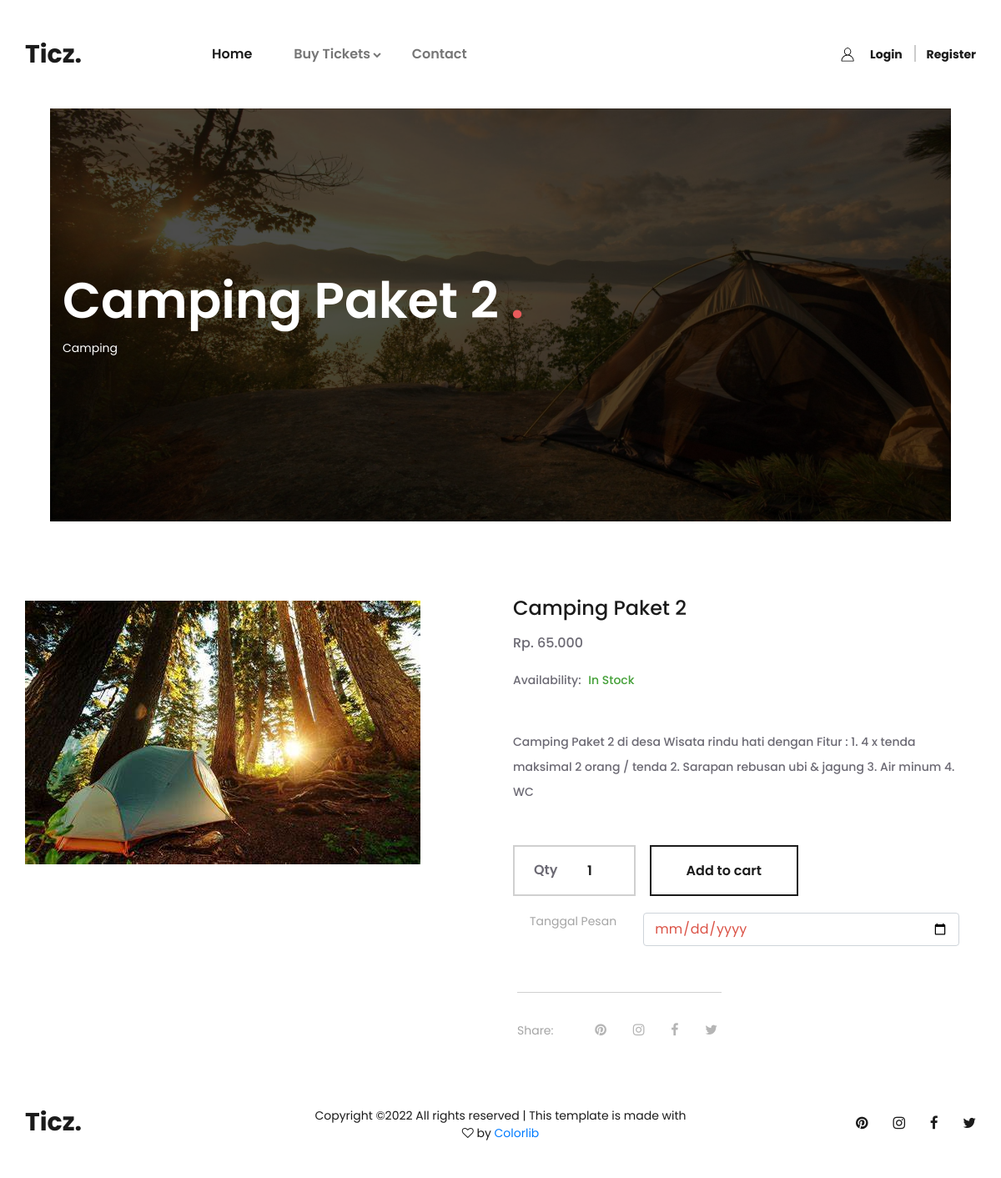
The app's page /tickets/regular?ticket=18 with its own data.
### tables this page shows
CREATE TABLE `mr_tickets` (
  `mrt_id` int(11) NOT NULL,
  `mrt_nama` varchar(255) DEFAULT NULL,
  `mrt_harga` varchar(255) DEFAULT NULL,
  `mrt_gambar` varchar(255) DEFAULT NULL,
  `mrt_desc` varchar(255) DEFAULT NULL,
  `mrt_stok` int(75) DEFAULT NULL,
  `mrt_created_date` datetime DEFAULT CURRENT_TIMESTAMP,
  `kategori` varchar(255) NOT NULL
);

### application/controllers/tickets.php (called while the page is built, shortened)
<?php
class tickets extends CI_Controller {
	function regular()
	{
		$data['tiket']  = $this->m_ticz->get_data_where('mr_tickets', ['mrt_id' => $_GET['ticket']])->row_array();
		$this->load->view('header');
		$this->load->view('regular', $data);
		$this->load->view('footer');
	}
}

### index.php (called while the page is built, shortened)
<?php
require_once BASEPATH.'core/CodeIgniter.php';

### application/models/m_ticz.php (called while the page is built, shortened)
<?php
class m_ticz extends CI_Model{
    public function get_data_where($table, $where)
	{
		return $this->db->get_where($table, $where);
	}
}
?>

### application/views/regular.php (the view, shortened to what this page needs)
<link rel="stylesheet" type="text/css" href="<?=base_url().'assets/frontend/styles/product.css'?>">
<link rel="stylesheet" type="text/css" href="<?=base_url().'assets/frontend/styles/product_responsive.css'?>">
	<div class="home">
		<div class="home_container">
			<?php if ($tiket['kategori'] == "Camping"): ?>
			<div class="home_background" style="background-image:url(<?=base_url().'assets/frontend/images/camp.jpg'?>)"></div>
			<?php elseif ($tiket['kategori'] == "Waterfall"): ?>
			<div class="home_background" style="background-image:url(<?=base_url().'assets/frontend/images/Waterfall.jpg'?>)"></div>
			<?php elseif ($tiket['kategori'] == "Glamping"): ?>
			<div class="home_background" style="background-image:url(<?=base_url().'assets/frontend/images/camp.jpg'?>)"></div>
			<?php elseif ($tiket['kategori'] == "Tubing"): ?>
			<div class="home_background" style="background-image:url(<?=base_url().'assets/frontend/images/Tubing.jpg'?>)"></div>
			<?php endif ?>
			<div class="home_background" style="background:rgba(0,0,0,0.7);"></div>
			<div class="home_content_container">
				<div class="container">
					<div class="row">
						<div class="col">
							<div class="home_content">
								<div class="home_title"><?php echo $tiket["mrt_nama"] ?><span>.</span></div>
								<div class="home_text"><p><?php echo $tiket["kategori"] ?></p></div>
							</div>
						</div>
					</div>
				</div>
			</div>
		</div>
	</div>
	<div class="product_details">
		<div class="container">
			<div class="row details_row">
				<div class="col-lg-6">
					<div class="details_image">
						<div class="details_image_large"><img src="<?=base_url().'assets/frontend/images/'.$tiket["mrt_gambar"] ?>" alt=""></div>
					</div>
				</div>
				<div class="col-lg-6">
					<div class="details_content">
						<div class="details_name"><?php echo $tiket["mrt_nama"] ?></div>
						<div class="details_price">Rp. <?php echo number_format($tiket['mrt_harga'],0,',','.')  ?></div>
						<div class="in_stock_container">
							<div class="availability">Availability:</div>
							<?php if ($tiket['mrt_stok'] < 0): ?>
							<span class="text-danger">Out Stock</span>
							<?php else: ?>
							<span>In Stock</span>
							<?php endif ?>
						</div>
						<div class="details_text">
							<p><?php echo $tiket["mrt_desc"] ?></p>
						</div>
						<form action="<?=base_url(). 'tickets/addtocart/'?>" method="post">
						<div class="product_quantity_container">
							<div class="product_quantity clearfix">
								<span>Qty</span>
								<input id="quantity_input" name="qty_cart" type="text" pattern="[0-9]*" value="1">
								<div class="quantity_buttons">
								</div>
							</div>
							<button type="submit" style="margin: 0;padding: 0;background: rgba(0,0,0,0);border:0;"><div class="button cart_button"><span>Add to cart</span></div></button>
						</div>
						 <div class="card-body card-block">
                                        <form action="" method="post" enctype="multipart/form-data" class="form-horizontal">
                                            <div class="row form-group">
                                                <div class="col col-md-3">
                                                    <label for="text-input" class=" form-control-label">Tanggal Pesan</label>
                                                </div>
                                                <div class="col-12 col-md-9">
                                                    <input type="date" id="text-input" name=" " value=" " class="form-control">
                                                </div>
						<div class="details_share">
							<span>Share:</span>
							<ul>
								<li><a href="#"><i class="fa fa-pinterest" aria-hidden="true"></i></a></li>
								<li><a href="#"><i class="fa fa-instagram" aria-hidden="true"></i></a></li>
								<li><a href="#"><i class="fa fa-facebook" aria-hidden="true"></i></a></li>
								<li><a href="#"><i class="fa fa-twitter" aria-hidden="true"></i></a></li>
							</ul>
						</div>
					</div>
				</div>
			</div>
		</div>
	</div>

### assets/frontend/styles/main_styles.css (style rules this page uses)
* { margin: 0; padding: 0; -webkit-font-smoothing: antialiased; -webkit-text-shadow: rgba(0,0,0,.01) 0 0 1px; text-shadow: rgba(0,0,0,.01) 0 0 1px; }
body { font-family: 'Poppins', sans-serif; font-size: 14px; font-weight: 400; background: #FFFFFF; color: #a5a5a5; }
div { display: block; position: relative; -webkit-box-sizing: border-box; -moz-box-sizing: border-box; box-sizing: border-box; }
ul { list-style: none; margin-bottom: 0px; }
p { font-family: 'Poppins', sans-serif; font-size: 14px; line-height: 2.14; font-weight: 400; color: #6c6a74; -webkit-font-smoothing: antialiased; -webkit-text-shadow: rgba(0,0,0,.01) 0 0 1px; text-shadow: rgba(0,0,0,.01) 0 0 1px; }
p:last-of-type { margin-bottom: 0; }
a, a:hover, a:visited, a:active, a:link { text-decoration: none; -webkit-font-smoothing: antialiased; -webkit-text-shadow: rgba(0,0,0,.01) 0 0 1px; text-shadow: rgba(0,0,0,.01) 0 0 1px; }
.form-control { color: #db5246; }
.clearfix::before, .clearfix::after { content: ""; display: table; }
.clearfix::after { clear: both; }
.clearfix { zoom: 1; }
.button { width: 178px; height: 61px; background: none; text-align: center; border: solid 2px #1b1b1b; overflow: hidden; cursor: pointer; }
.button::after { content: ''; position: absolute; top: 0; left: 0; width: 150%; height: 100%; background: #FFFFFF; z-index: 0; opacity: 0; -webkit-transform: rotate3d(0, 0, 1, -45deg) translate3d(0, -3em, 0); transform: rotate3d(0, 0, 1, -45deg) translate3d(0, -3em, 0); -webkit-transform-origin: 0% 100%; transform-origin: 0% 100%; -webkit-transition: -webkit-transform 0.3s, opacity 0.3s, background-color 0.3s; transition: transform 0.3s, opacity 0.3s, background-color 0.3s; }
.home { width: 100%; height: 950px; background: #FFFFFF; z-index: 2; }

### records on screen
mr_tickets: mrt_nama "Camping Paket 2", kategori "Camping", mrt_gambar (picture), mrt_harga "65.000", mrt_desc "Camping Paket 2 di desa Wisata rindu hati dengan Fitur : 1. 4 x tenda maksimal 2 orang / tenda 2. Sarapan rebusan ubi & jagung 3. Air minum 4. WC"
